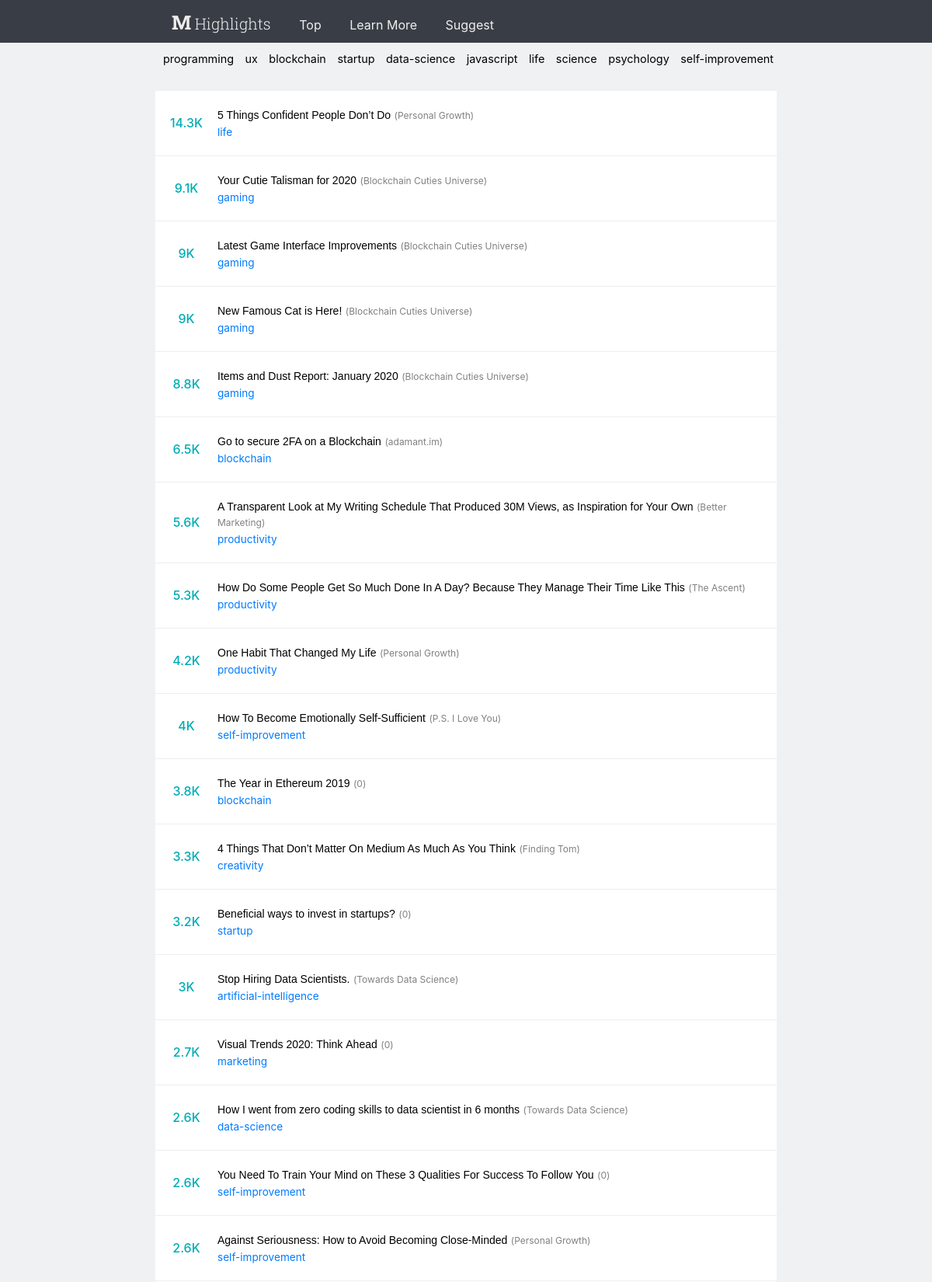
The page / (upper part) on the database its author committed.
### scraper/models.py (models this page shows, shortened)
class Tag(models.Model):
    category = models.CharField(unique=True, max_length=40)
    def __str__(self):
        return self.category

class Article(models.Model):
    title = models.CharField(max_length=120)
    tag = models.CharField(max_length=40)
    url = models.URLField(unique=False)
    claps = models.IntegerField()
    clapStr = models.CharField(max_length=30)
    authur = models.CharField(max_length=40)
    publication = models.CharField(max_length=40)
    date = models.DateField()
    class Meta():
        ordering = ['-claps']

### scraper/views.py (the view)
# urls.py: path('', views.topWeekly),
def topWeekly(request):
    topArticles = Article.objects.order_by('-claps')[:50]
    allCategories = Tag.objects.all()
    context = {'topArticles': topArticles, 'allCategories': allCategories}
    return render(request, 'index.html', context)

### scraper/templates/index.html (shortened to what this page needs)
<body style="margin: 0px; background-color: #f0f1f3;">
    {% include "header.html" %}
    <div class="article-view">
        <ul>
            {% if topArticles %}
            {% for articles in topArticles %}
            <li class="news-item"
                style="list-style-type:none; background-color: #fff; padding: 20px 30px 20px 80px; line-height: 20px; border-bottom: 1px solid #eee">
                <span class="claps">{{ articles.clapStr }}</span>
                <span class="title">
                    <a href="{{ articles.url }}" style="font-family: Verdana, Geneva, sans-serif; text-decoration: none; color: black; font-size: 14px; overflow: hidden; text-overflow: ellipsis;">{{ articles.title }}</a>
                    <span class="pub">
                        (<a>{{ articles.publication }}</a>)
                    </span>
                </span>
                <br>
                <span class="meta">
                    <span class="tag"><a href="/tag/{{ articles.tag }}">{{ articles.tag }}</a></span>
                </span>
            </li>
            {% endfor %}
            {% endif %}
        </ul>
    </div>
</body>

### scraper/templates/header.html (shortened to what this page needs)
<link rel="stylesheet" href="https://stackpath.bootstrapcdn.com/bootstrap/4.4.1/css/bootstrap.min.css">
<header style="background-color:#393e46; height: 55px" >
    <nav class="inner">
        <a href="\" class="applogo">M</a>
        <a href="\" class="applogo2">Highlights</a>
        <a href="\">Top</a>
        <a href="https:www.vascodegraaff.com">Learn More</a>
        <a href="mailto:vascodegraaff@gmail.com?subject=Suggestion for Medium Highlight">Suggest</a>
    </nav class="inner">
</header>
{% if allCategories %}
    <div class="scrollmenu">
        {% for tag in allCategories %}
        <a href="\tag/{{ tag }}">{{ tag }}</a>
        {% endfor %}
    </div>
{% endif %}

### scraper/templates/index.html (style rules this page uses)
.article-view { max-width: 800px; margin: 0 auto; position: relative; margin-top: 20px; }
.claps { color: #00adb5; font-size: 1em; font-weight: 500; position: absolute; top: 50%; left: 0; width: 80px; text-align: center; margin-top: -10px; }
.news-item { background-color: #fff; padding: 20px 30px 20px 80px; border-bottom: 1px solid #eee; position: relative; line-height: 20px; }
.meta { font-size: .85em; color: #828282; }
.scrollmenu { overflow:auto; white-space: nowrap; max-width: 800px; box-sizing: border-box; margin: 0 auto; padding: 5px 5px; }
.scrollmenu a { display: inline-block; text-align: center; text-decoration: none; font-size: 0.9em; padding: 5px; }
.scrollmenu a { color: black; }
ul { padding-inline-start: 0px !important; }
.pub { font-size: 12px; color: gray; }

### scraper/templates/header.html (style rules this page uses)
.inner { max-width: 800px; box-sizing: border-box; margin: 0 auto; padding: 10px 5px; }
a { font-family: -apple-system,BlinkMacSystemFont,Segoe UI,Roboto,Oxygen,Ubuntu,Cantarell,Fira Sans,Droid Sans,Helvetica Neue,sans-serif; color: black ; text-decoration: none !important; }
nav a { padding: 1rem; color: #eeeeee !important; }
.applogo { font-family: 'Roboto Slab', serif; font-weight: 700; font-size: 25px; padding-right: 0px; }
.applogo2 { font-family: 'Roboto Slab', serif; font-weight: 300; font-size: 20px; padding-left: 0px }

### rows shown on the page
Tag: category "programming"
Tag: category "ux"
Tag: category "blockchain"
Tag: category "startup"
Tag: category "data-science"
Tag: category "javascript"
Tag: category "life"
Tag: category "science"
Tag: category "psychology"
Tag: category "self-improvement"
Article: clapStr "14.3K", title "5 Things Confident People Don’t Do", publication "Personal Growth", tag "life"
Article: clapStr "9.1K", title "Your Cutie Talisman for 2020", publication "Blockchain Cuties Universe", tag "gaming"
Article: clapStr "9K", title "Latest Game Interface Improvements", publication "Blockchain Cuties Universe", tag "gaming"
Article: clapStr "9K", title "New Famous Cat is Here!", publication "Blockchain Cuties Universe", tag "gaming"
Article: clapStr "8.8K", title "Items and Dust Report: January 2020", publication "Blockchain Cuties Universe", tag "gaming"
Article: clapStr "6.5K", title "Go to secure 2FA on a Blockchain", publication "adamant.im", tag "blockchain"
Article: clapStr "5.6K", title "A Transparent Look at My Writing Schedule That Produced 30M Views, as Inspiration for Your Own", publication "Better Marketing", tag "productivity"
Article: clapStr "5.3K", title "How Do Some People Get So Much Done In A Day? Because They Manage Their Time Like This", publication "The Ascent", tag "productivity"
Article: clapStr "4.2K", title "One Habit That Changed My Life", publication "Personal Growth", tag "productivity"
Article: clapStr "4K", title "How To Become Emotionally Self-Sufficient", publication "P.S. I Love You", tag "self-improvement"
Article: clapStr "3.8K", title "The Year in Ethereum 2019", publication "0", tag "blockchain"
Article: clapStr "3.3K", title "4 Things That Don’t Matter On Medium As Much As You Think", publication "Finding Tom", tag "creativity"
Article: clapStr "3.2K", title "Beneficial ways to invest in startups?", publication "0", tag "startup"
Article: clapStr "3K", title "Stop Hiring Data Scientists.", publication "Towards Data Science", tag "artificial-intelligence"
Article: clapStr "2.7K", title "Visual Trends 2020: Think Ahead", publication "0", tag "marketing"
Article: clapStr "2.6K", title "How I went from zero coding skills to data scientist in 6 months", publication "Towards Data Science", tag "data-science"
Article: clapStr "2.6K", title "You Need To Train Your Mind on These 3 Qualities For Success To Follow You", publication "0", tag "self-improvement"
Article: clapStr "2.6K", title "Against Seriousness: How to Avoid Becoming Close-Minded", publication "Personal Growth", tag "self-improvement"
